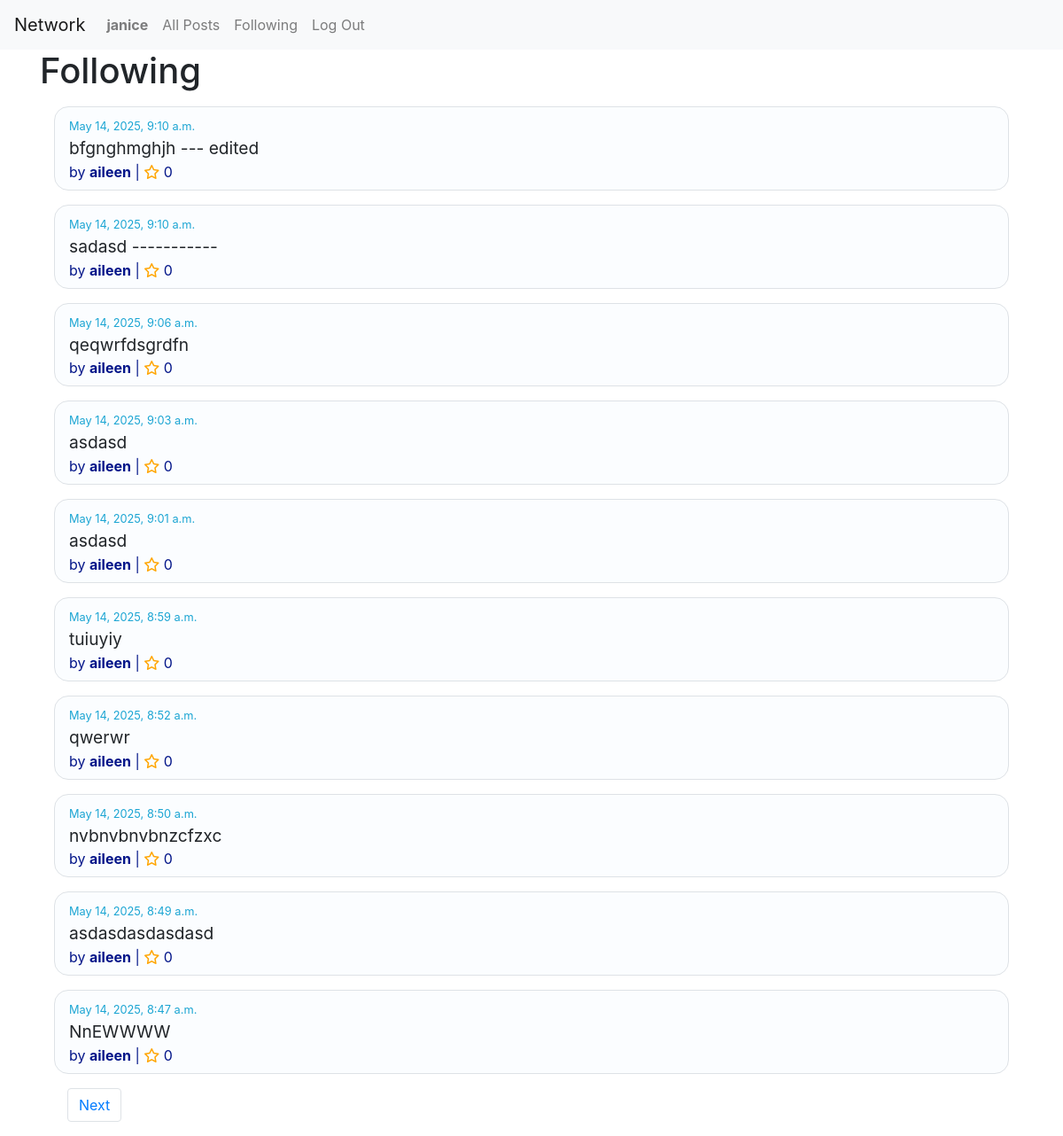
Page /following (signed in) on the committed database.
### network/models.py (models this page shows, shortened)
class User(AbstractUser):
    pass

class Post(models.Model):
    content = models.CharField(max_length=140)
    user = models.ForeignKey(User, on_delete=models.CASCADE, related_name="user")
    date = models.DateTimeField(auto_now_add=True)

### network/views.py (the view)
# urls.py: path("following", views.following, name="following"),
def following(request):
    currentUser = User.objects.get(pk=request.user.id)
    following = Follow.objects.filter(follower=currentUser)
    allPosts = Post.objects.filter(user__in=following.values_list('followed', flat=True)).order_by("id").reverse()
    paginator = Paginator(allPosts, 10)
    pageNumber = request.GET.get('page')
    pagePosts = paginator.get_page(pageNumber)
    return render(request, "network/following.html", {
        "allPosts": allPosts,
        "pagePosts": pagePosts
    })

### network/templates/network/following.html
{% extends "network/layout.html" %}
{% block body %}
<h1>Following</h1>
{% if user.is_authenticated %}
{% include "network/posts.html" %}
{% endif %}
{% endblock %}

### network/templates/network/layout.html (shortened to what this page needs)
{% load static %}
<!DOCTYPE html>
<html lang="en">
    <head>
        <link rel="stylesheet" href="https://stackpath.bootstrapcdn.com/bootstrap/4.4.1/css/bootstrap.min.css">
        <link href="{% static 'network/styles.css' %}" rel="stylesheet">
    </head>
    <body>
        <nav class="navbar navbar-expand-lg navbar-light bg-light">
            <a class="navbar-brand" href="{% url 'index' %}">Network</a>
            <div>
              <ul class="navbar-nav mr-auto">
                {% if user.is_authenticated %}
                    <li class="nav-item">
                        <a class="nav-link" href="{% url 'profile' user_id=user.id %}"><strong>{{ user.username }}</strong></a>
                    </li>
                {% endif %}
                <li class="nav-item">
                  <a class="nav-link" href="{% url 'index' %}">All Posts</a>
                </li>
                {% if user.is_authenticated %}
                    <li class="nav-item">
                        <a class="nav-link" href="{% url 'following' %}">Following</a>
                    </li>
                    <li class="nav-item">
                        <a class="nav-link" href="{% url 'logout' %}">Log Out</a>
                    </li>
                {% endif %}
              </ul>
            </div>
          </nav>
        <div class="body container">
            {% block body %}
            {% endblock %}
        </div>
    </body>
</html>

### network/templates/network/posts.html (shortened to what this page needs)
<div id="all-posts my-3">
    {% for post in pagePosts %}
    <div class="post border my-3 mx-3 px-3 py-2 d-flex flex-column">
        <div class="d-flex justify-content-between">
            <p class="mb-0 post-date"><small>{{ post.date }}</small></p>
        </div>
        <p class="mb-0 post-content" id="post-content-{{ post.id }}">{{ post.content }}</p>
        <p class="mb-0 post-author">by <strong><a href="{% url 'profile' user_id=post.user.id %}">{{ post.user }}</a></strong> | <i class="fa-regular fa-star like-star"></i>
            <span class="like-btn" id="like-post-{{ post.id }}">0</span>
        </p>
    </div>
    {% endfor %}
    <div class="container mx-3">
        <ul class="pagination">
            {% if pagePosts.has_next %}
            <li class="page-item"><a class="page-link" href="?page={{ pagePosts.next_page_number }}">Next</a></li>
            {% endif %}
        </ul>
    </div>
</div>

### network/static/network/styles.css (style rules this page uses)
.post { border: 1px solid #ccc; border-radius: 1em; padding: 10px; margin: 10px 0; background-color: #fbfdffcc; }
.post-date { color: rgb(28, 165, 211); }
.post-content { font-size: 1.2em; }
.post-author { color: #031589; }
.like-star, #likes { color: orange; }
a { text-decoration: none; color:#031589; }

### rows in the picture
User: username "janice"
Post: date "May 14, 2025, 9:10 a.m.", content "bfgnghmghjh --- edited", user "aileen"
Post: date "May 14, 2025, 9:10 a.m.", content "sadasd -----------", user "aileen"
Post: date "May 14, 2025, 9:06 a.m.", content "qeqwrfdsgrdfn", user "aileen"
Post: date "May 14, 2025, 9:03 a.m.", content "asdasd", user "aileen"
Post: date "May 14, 2025, 9:01 a.m.", content "asdasd", user "aileen"
Post: date "May 14, 2025, 8:59 a.m.", content "tuiuyiy", user "aileen"
Post: date "May 14, 2025, 8:52 a.m.", content "qwerwr", user "aileen"
Post: date "May 14, 2025, 8:50 a.m.", content "nvbnvbnvbnzcfzxc", user "aileen"
Post: date "May 14, 2025, 8:49 a.m.", content "asdasdasdasdasd", user "aileen"
Post: date "May 14, 2025, 8:47 a.m.", content "NnEWWWW", user "aileen"
